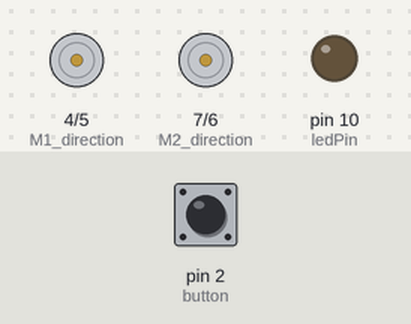
Bench run of a sketch on a simulated Arduino Uno, built with avr-gcc and run on an emulated ATmega328P. Parts: direction and speed pins drawn as motors (green arrow = direction pin HIGH = forward, orange = LOW = backward, longer = more drive), output pins drawn as LEDs (lit = HIGH). Inputs (shaded band) come from the test bench; at power-on: pin 2 (button) LOW.

Above: at 1.2 s.
1.3 s: pin 2 (button) pulled HIGH for 0.15 s
At 2.2 s:
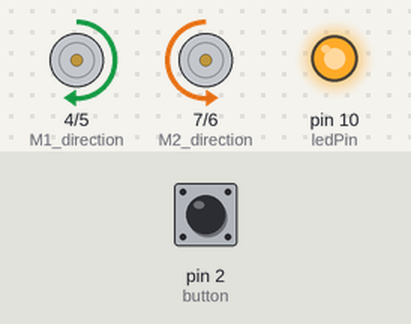
2.9 s: pin 2 (button) pulled HIGH for 1 s
At 3.4 s:
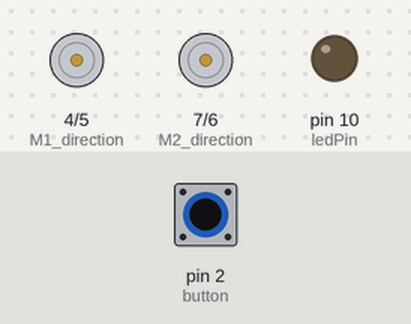
5.4 s: pin 2 (button) pulled HIGH for 0.15 s
At 6.5 s:
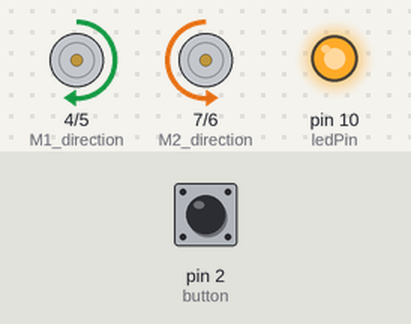
7.0 s: pin 2 (button) pulled HIGH for 3.2 s
At 7.7 s:
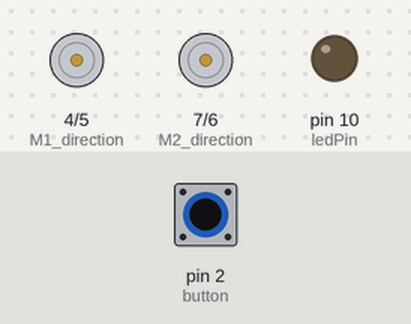
Timing chart, 0 to 10.0 s (numbered marks = the images above; inputs shaded):
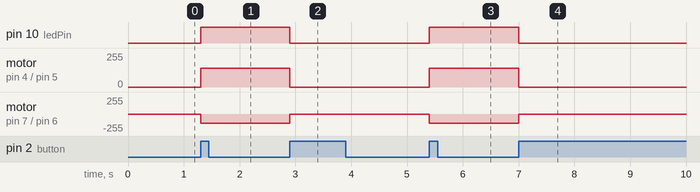

The sketch:

Essai_Moteur.ino
```cpp
int M1_direction = 4;
int M1_speed = 5;
int M2_direction = 7;
int M2_speed = 6;

boolean stop = false;
int ledPin=10;
int button = 2;
boolean allume=false;
boolean etat=0;
boolean ancien_etat=0;

void toggle_up_button(){
  etat=digitalRead(button);

  if (etat!=ancien_etat){
    if (etat==HIGH){
      if (!allume){
        digitalWrite(ledPin, HIGH);
        allume=true;
      }
      else{
        digitalWrite(ledPin, LOW);
        allume=false;
      }
    }
    ancien_etat=etat;
   }
   delay(1);
}

void setup() {
  pinMode(M1_direction,OUTPUT);
  pinMode(M1_speed,OUTPUT);
  pinMode(M2_direction,OUTPUT);
  pinMode(M2_speed,OUTPUT);

  pinMode(button, INPUT);
  pinMode(ledPin, OUTPUT);
  digitalWrite(ledPin, LOW);
}

void loop() {
  toggle_up_button();
  if (allume){
    digitalWrite(M1_direction, HIGH);
    analogWrite(M1_speed, 140);
    digitalWrite(M2_direction, LOW);
    analogWrite(M2_speed, 140);
  }
  if (!allume){
    analogWrite(M1_speed, 0);
    analogWrite(M2_speed, 0);
    stop = true;
  }
}
```

Measured:
- after the input at 1.3 s, pin 10 (ledPin): LOW → HIGH at once; motor on pin 4 (M1_direction) / pin 5 (M1_speed): stopped → forward 140/255 at once; motor on pin 7 (M2_direction) / pin 6 (M2_speed): stopped → backward 140/255 at once
- after the input at 2.9 s, pin 10 (ledPin): HIGH → LOW at once; motor on pin 4 (M1_direction) / pin 5 (M1_speed): forward 140/255 → stopped at once; motor on pin 7 (M2_direction) / pin 6 (M2_speed): backward 140/255 → stopped at once
- after the input at 5.4 s, pin 10 (ledPin): LOW → HIGH at once; motor on pin 4 (M1_direction) / pin 5 (M1_speed): stopped → forward 140/255 at once; motor on pin 7 (M2_direction) / pin 6 (M2_speed): stopped → backward 140/255 at once
- after the input at 7.0 s, pin 10 (ledPin): HIGH → LOW at once; motor on pin 4 (M1_direction) / pin 5 (M1_speed): forward 140/255 → stopped at once; motor on pin 7 (M2_direction) / pin 6 (M2_speed): backward 140/255 → stopped at once
